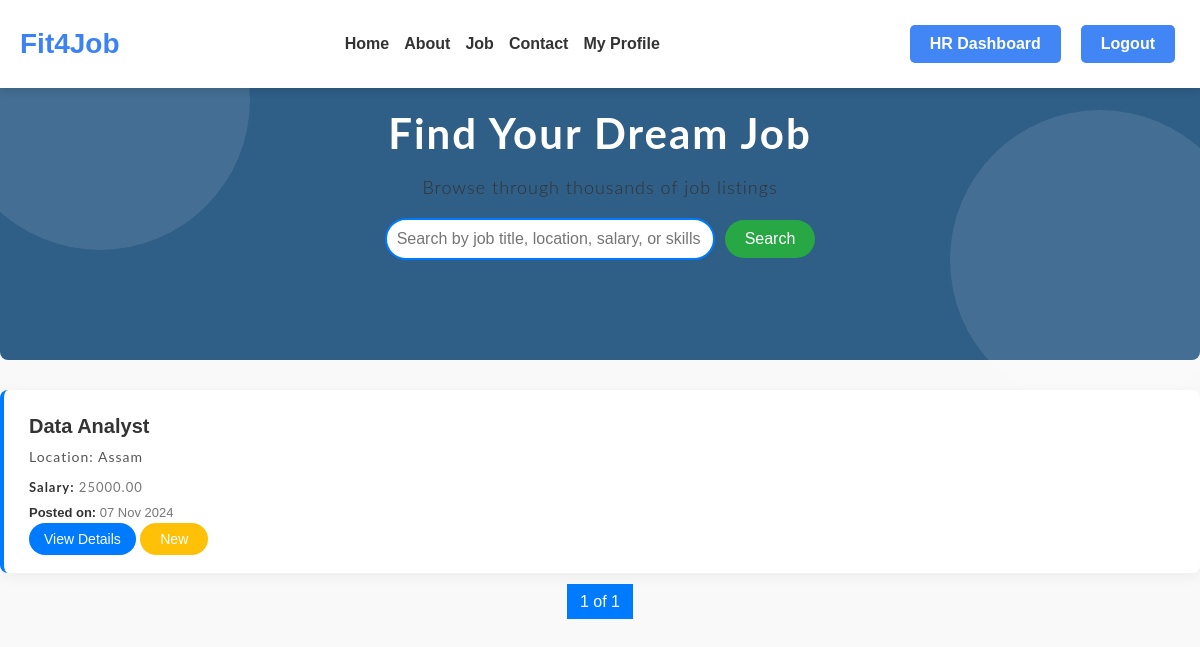
/job-list/ (signed in), run on an earlier commit of the app's database.
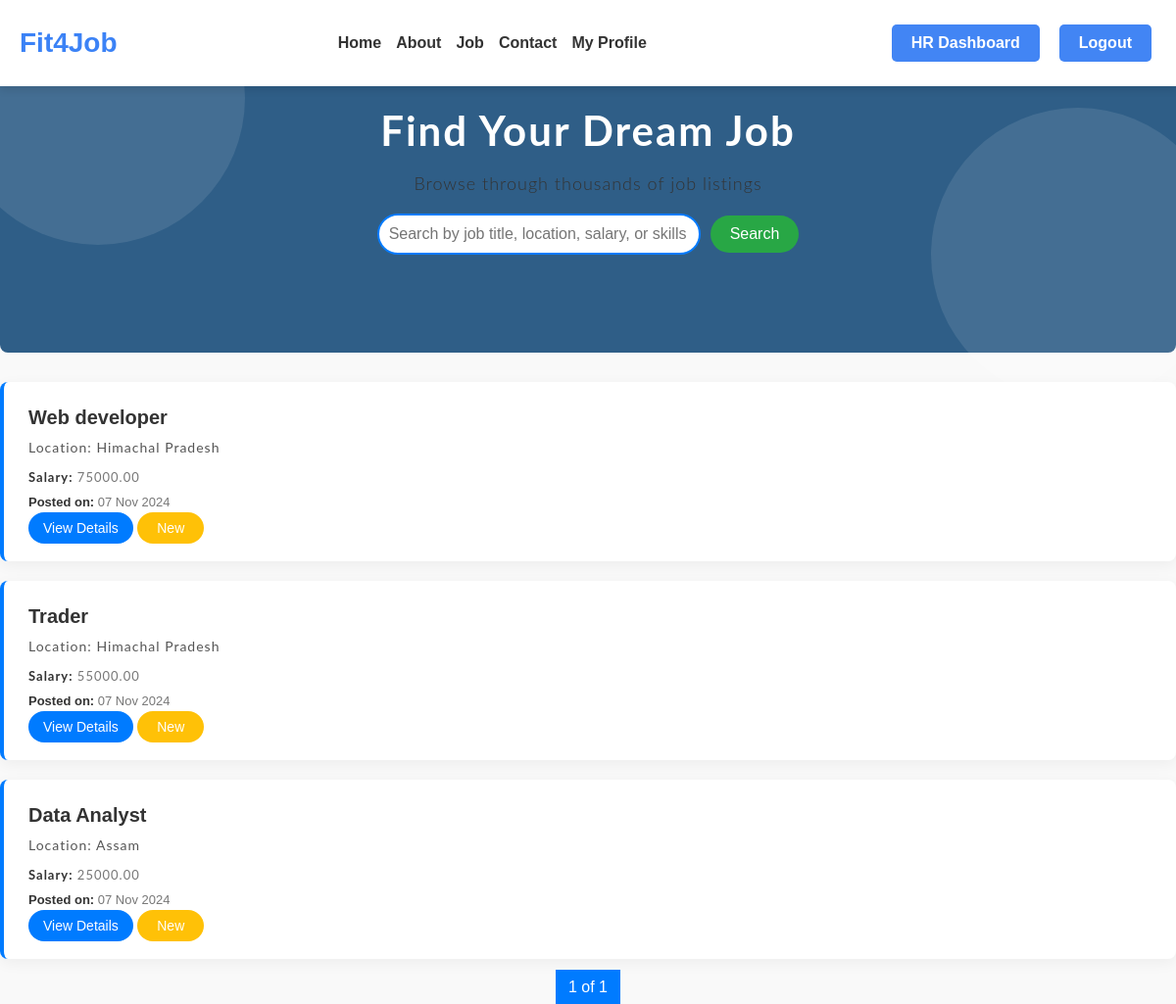
And on a later commit of the database.
### ats_app/models.py (models this page shows, shortened)
class Job(models.Model):
    title = models.CharField(max_length=100)
    description = models.TextField()
    job_type = models.CharField(max_length=50)
    location = models.CharField(max_length=100)
    skills = models.CharField(max_length=200)
    salary = models.DecimalField(max_digits=10, decimal_places=2)
    created_at = models.DateTimeField(default=timezone.now)
    updated_at = models.DateTimeField(auto_now=True)
    user = models.ForeignKey(User, on_delete=models.CASCADE)

### ats_app/views.py (the view)
    def wrapper(request, *args, **kwargs):
        if 'username' in request.session:
            return view_func(request, *args, **kwargs)
        else:
            messages.error(request, 'You need to log in to access this page.')
            return redirect('signin')

### ats_app/views.py (called while the page is built)
def is_authenticated(view_func):
    def wrapper(request, *args, **kwargs):
        if 'username' in request.session:
            return view_func(request, *args, **kwargs)
        else:
            messages.error(request, 'You need to log in to access this page.')
            return redirect('signin')
    return wrapper

@is_authenticated
def job_view(request):
    query = request.GET.get('q', '')  # Search query
    today = timezone.now().date() # Current date for checking new jobs
    job_list = Job.objects.filter(
        Q(title__icontains=query) |           # Search by title
        Q(location__icontains=query) |        # Search by location
        Q(salary__icontains=query) |          # Search by salary
        Q(skills__icontains=query)            # Search by skills
    ) if query else Job.objects.all()
    job_list = job_list.order_by('-created_at')
    paginator = Paginator(job_list, 5)
    page_number = request.GET.get('page')
    page_obj = paginator.get_page(page_number)
    return render(request, 'main/job_list.html', {
        'page_obj': page_obj,
        'query': query,
        'today': today
    })

### templates/main/job_list.html (shortened to what this page needs)
{% extends 'base.html' %}
{% load static %}
{% block content %}
<div class="job-masthead">
    <h1 class="job-heading">Find Your Dream Job</h1>
    <p class="job-subheading">Browse through thousands of job listings</p>
    <form method="GET" action="{% url 'job' %}" class="search-form">
        <input type="text" name="q" class="search-input" placeholder="Search by job title, location, salary, or skills"
            value="{{ request.GET.q }}">
        <button type="submit" class="btn-search">Search</button>
    </form>
</div>
<ul class="job-listings-container">
    {% for job in page_obj %}
    <li class="job-item-card">
        <h2 class="job-item-title">{{ job.title }}</h2>
        <p class="job-item-location">Location: {{ job.location }}</p>
        <p class="job-item-meta"><strong>Salary:</strong> {{ job.salary }}</p>
        <div class="job-item-meta">
            <strong>Posted on:</strong> {{ job.created_at|date:"d M Y" }}
        </div>
        <a href="{% url 'job_detail' job.id %}" class="btn-view-job">View Details</a>
        {% if job.created_at.date == today %}
        <span class="new-job-badge">New</span>
        {% endif %}
    </li>
    {% endfor %}
</ul>
<div class="pagination">
    <span class="step-links">
        <span class="current-page">{{ page_obj.number }} of {{ page_obj.paginator.num_pages }}</span>
    </span>
</div>
{% endblock %}

What changed in the data, as far as the page shows it:
added Job: title "Web developer", location "Himachal Pradesh", salary "75000.00", created_at "07 Nov 2024", shows "New"
added Job: title "Trader", location "Himachal Pradesh", salary "55000.00", created_at "07 Nov 2024", shows "New"
